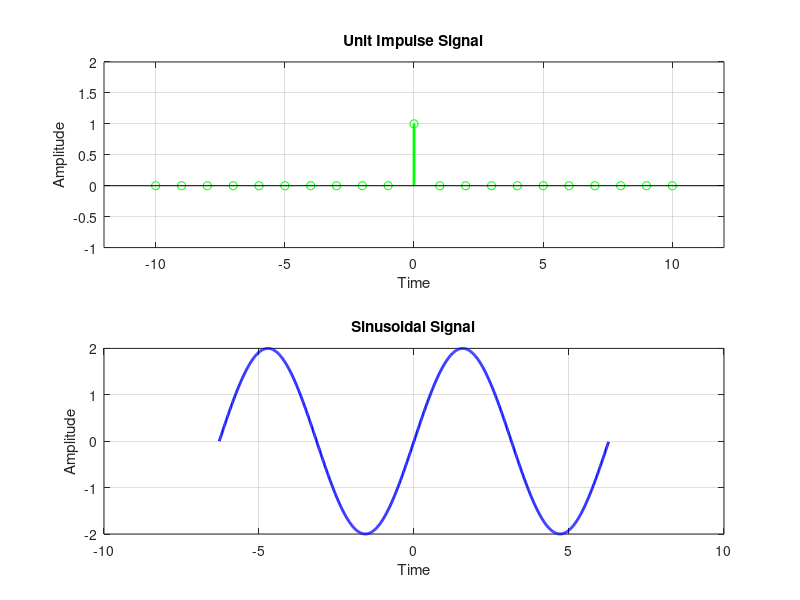

The MATLAB source for this figure:
clc;
close all;

n=-10:10;
u=[zeros(1,10) 1 zeros(1,10)];
subplot(2,1,1);
stem(n,u, 'g', 'LineWidth', 2);
axis([-12 12 -1 2])
xlabel('Time');
ylabel('Amplitude');
title('Unit Impulse Signal');
grid on;

%sinusoidal
% Time values
t = -2*pi:0.01:2*pi;
frequency = 1;  
amplitude = 2; 
subplot(2,1,2);
sinusoidal_signal = amplitude * sin(frequency * t);
plot(t, sinusoidal_signal, 'b', 'LineWidth', 2);
xlabel('Time');
ylabel('Amplitude');
title('Sinusoidal Signal');
grid on;
